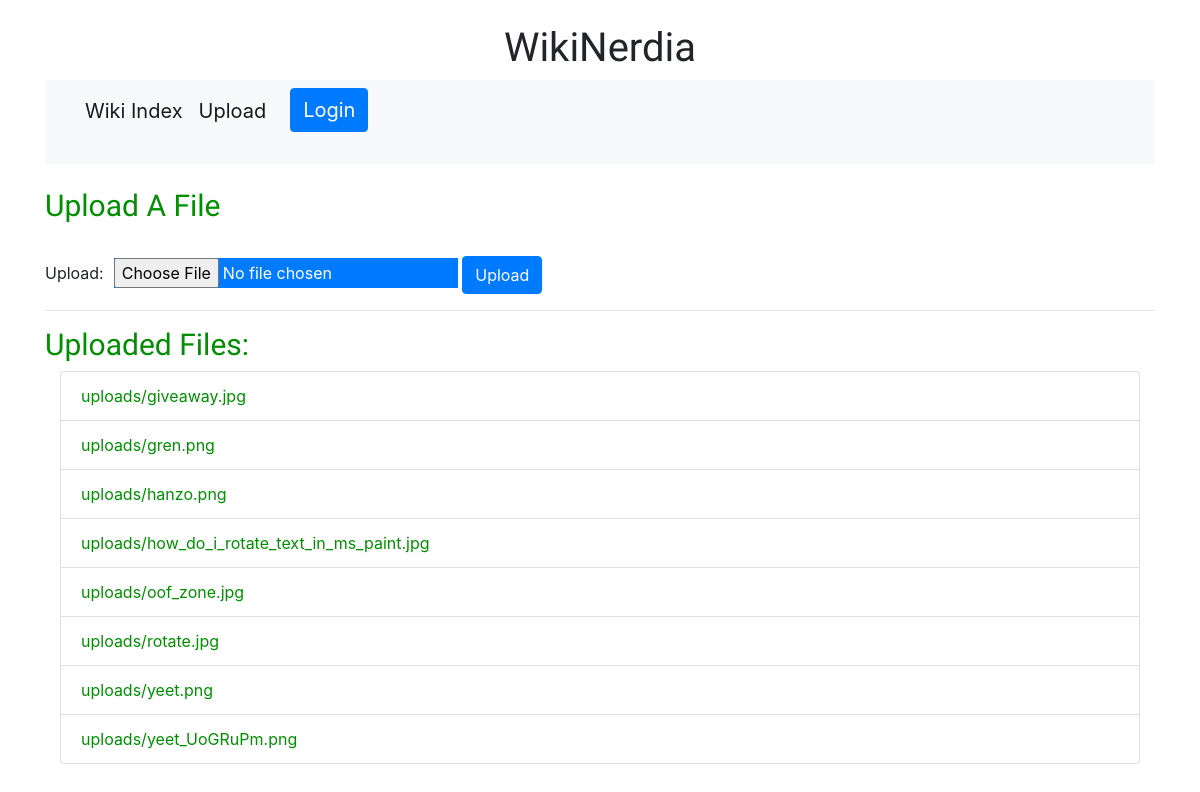
Page /wiki/upload/ on the earlier database version.
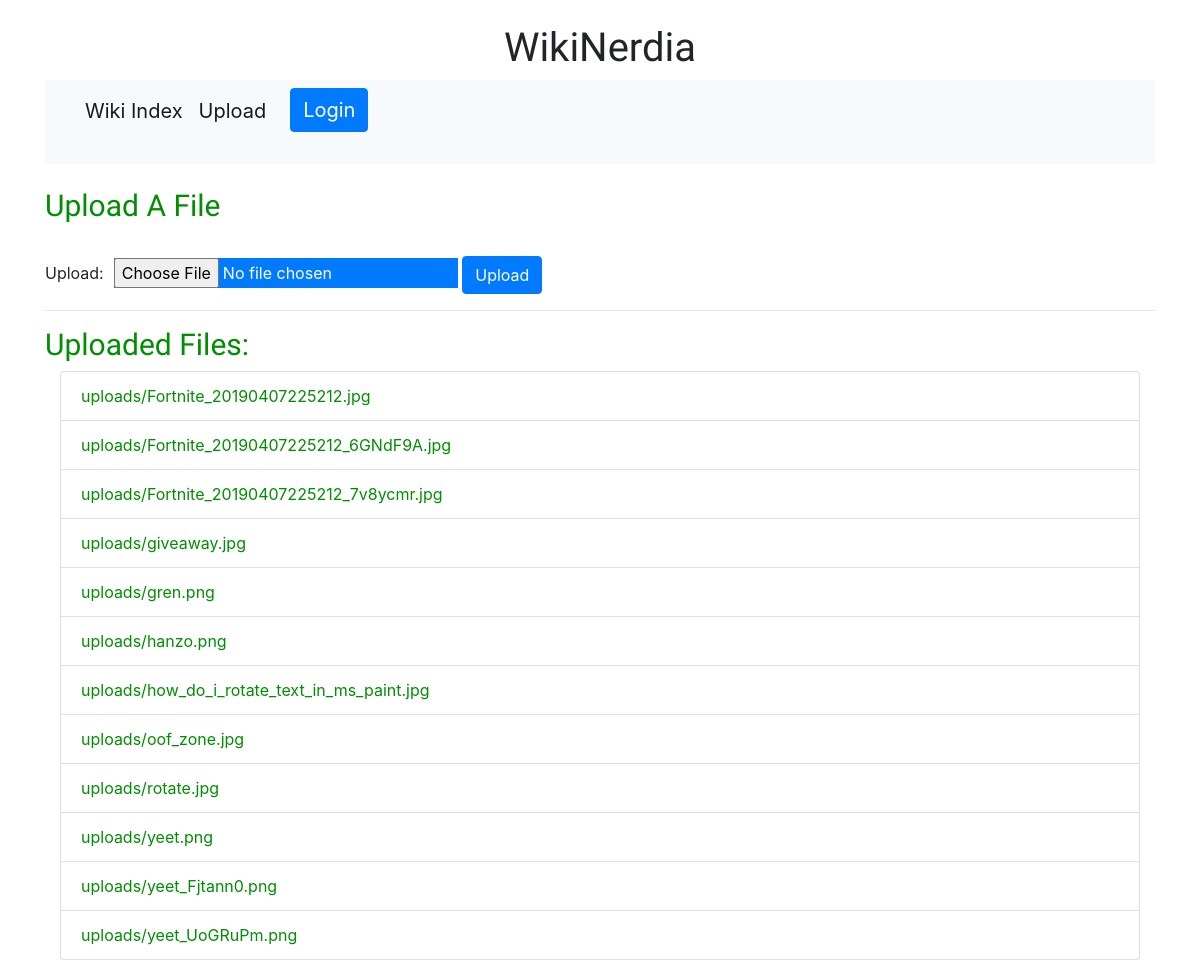
Same page on the later database version.
### wiki/models.py (models this page shows, shortened)
class UserFileUpload(models.Model):
    upload = models.FileField(upload_to='uploads/')

### wiki/views.py (the view)
# urls.py: path('upload/', views.upload_file, name='upload_page' ),
def upload_file(request):
    context = {}
    if request.method == 'POST':
        form = UploadFileForm(request.POST, request.FILES)
        if form.is_valid():
            form.save()
    else:
        form = UploadFileForm()
    context['form'] = form
    context['files'] = UserFileUpload.objects.all().order_by('upload')
    return render(request, 'wiki/upload.html', context)

### wiki/forms.py
class UploadFileForm(ModelForm):
    class Meta:
        model = UserFileUpload
        fields = ['upload' ]

### wiki/templates/wiki/upload.html (shortened to what this page needs)
{% extends 'wiki/base.html' %}
{% load static %}
    {% block content %}
    <nav class="navbar navbar-expand-lg navbar-light bg-light">
        <div class="collapse navbar-collapse" id="navbarSupportedContent">
            <ul class="navbar-nav mr-auto">
                <li class="nav-item active">
                    <a class="nav-link" href="{% url 'wiki:index' %}" style="font-size: 20px;">Wiki Index</a>
                </li>
                <li class="nav-item active">
                    <a class="nav-link" href="{% url 'wiki:upload_page' %}" style="font-size: 20px;">Upload</a>
                </li>
                <li class="nav-item active">
                    <a class="nav-link" href="#"><span class="sr-only">(current)</span></a>
                </li>
                <li>
                    {% if user.is_authenticated %}
                    <a href="{% url 'wiki:logout' %}" class="btn btn-danger"
                        style="align-self: right; font-size: 20px;">Logout</a><br><br>
                    {% else %}
                    <a href="{% url 'wiki:logout' %}" class="btn btn-primary" style="font-size: 20px;">Login</a><br>
                    <br>
                    {% endif %}
                </li>
            </ul>
        </div>
    </nav>
    <br>
    <h2 style="font-size: 30px;">Upload A File</h2><br>
    <form method="POST" enctype="multipart/form-data" action="/wiki/upload/">
        <label for="id_upload">Upload: </label><input class="btn-primary" type="file" name="upload" required="" id="id_upload" style="margin: 0 0 0 10px;">
        <input class="btn btn-primary" type="submit" value="Upload">
    </form>
<hr />
<section>
    <h2 style="font-size: 30px;">Uploaded Files:</h2>
    <div class="container">
        {% if files %}
        <ul class="list-group" id="listorder">
            {% for file in files %}
            <li class="list-group-item"><a href="{{file.upload.url}}">{{file.upload.name}}</a></li>
            {% endfor %}
        </ul>
        {% else %}
        <p>No uploaded files</p>
        {% endif %}
    </div>
</section>
{% endblock %}

Differences in the rows shown:
added UserFileUpload: upload.name "uploads/Fortnite_20190407225212.jpg"
added UserFileUpload: upload.name "uploads/Fortnite_20190407225212_6GNdF9A.jpg"
added UserFileUpload: upload.name "uploads/Fortnite_20190407225212_7v8ycmr.jpg"
added UserFileUpload: upload.name "uploads/yeet_Fjtann0.png"
